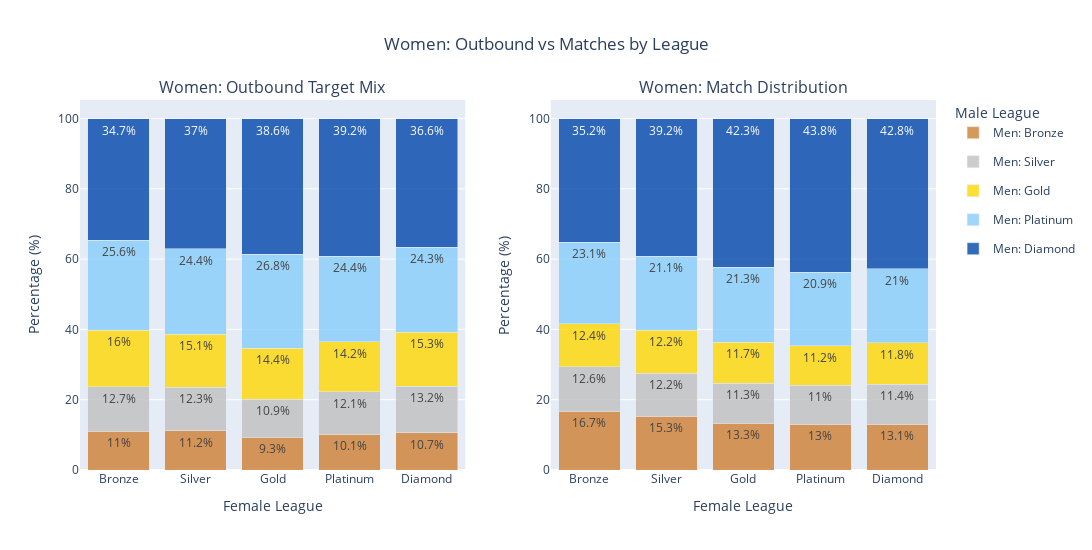
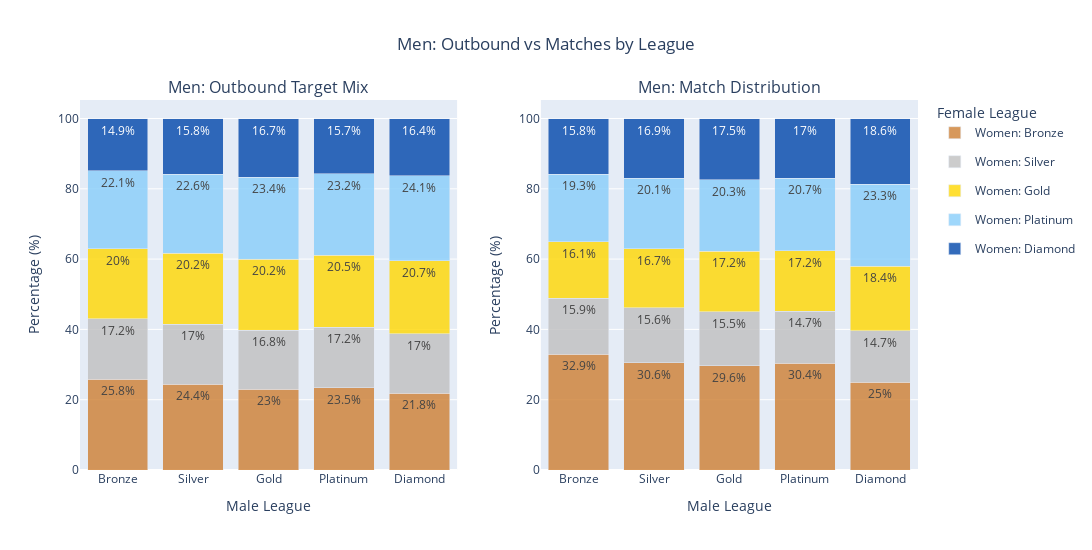

The cell these charts' notebook holds for them, in order:
### Code cell
# Build outbound target mix matrices for women and men using GPU-safe normalization

# Women outbound mix
outbound_counts_w = likes_f_to_m.groupby(['decider_league','other_league']).size().reset_index(name='cnt')
outbound_pivot_w = outbound_counts_w.pivot(index='decider_league', columns='other_league', values='cnt').fillna(0)
row_sums_w = outbound_pivot_w.sum(axis=1).replace(0, 1)
outbound_pct_w = (outbound_pivot_w.T.divide(row_sums_w, axis=1).T * 100).to_pandas().reindex(index=league_order, columns=league_order, fill_value=0)

# Men outbound mix
likes_m_to_f_out = likes_m_to_f  # already filtered male -> female likes
outbound_counts_m = likes_m_to_f_out.groupby(['decider_league','other_league']).size().reset_index(name='cnt')
outbound_pivot_m = outbound_counts_m.pivot(index='decider_league', columns='other_league', values='cnt').fillna(0)
row_sums_m = outbound_pivot_m.sum(axis=1).replace(0, 1)
outbound_pct_m = (outbound_pivot_m.T.divide(row_sums_m, axis=1).T * 100).to_pandas().reindex(index=league_order, columns=league_order, fill_value=0)

# Create side-by-side stacked bar charts comparing outbound vs matches
from plotly.subplots import make_subplots
import plotly.graph_objects as go

# Women: outbound (left) vs match distribution (right) - colored by male league
fig_w_compare = make_subplots(rows=1, cols=2, subplot_titles=(
    "Women: Outbound Target Mix", "Women: Match Distribution"
))

for m_league in league_order:
    color = league_colors[m_league]
    fig_w_compare.add_trace(
        go.Bar(name=f"Men: {m_league}", x=league_order, y=outbound_pct_w[m_league],
               marker_color=color, legendgroup=f"male-{m_league}",
               text=outbound_pct_w[m_league].round(1), texttemplate='%{text}%', textposition='inside'),
        row=1, col=1
    )
    fig_w_compare.add_trace(
        go.Bar(name=f"Men: {m_league}", x=league_order, y=women_match_pct[m_league],
               marker_color=color, legendgroup=f"male-{m_league}", showlegend=False,
               text=women_match_pct[m_league].round(1), texttemplate='%{text}%', textposition='inside'),
        row=1, col=2
    )

fig_w_compare.update_layout(barmode='stack', width=1100, height=550,
    title={
        'text': "Women: Outbound vs Matches by League",
        'x': 0.5,
        'xanchor': 'center'
    }, legend_title="Male League")
fig_w_compare.update_xaxes(title_text="Female League", row=1, col=1)
fig_w_compare.update_xaxes(title_text="Female League", row=1, col=2)
fig_w_compare.update_yaxes(title_text="Percentage (%)", row=1, col=1)
fig_w_compare.update_yaxes(title_text="Percentage (%)", row=1, col=2)
fig_w_compare.show()

# Men: outbound (left) vs match distribution (right) - colored by female league
fig_m_compare = make_subplots(rows=1, cols=2, subplot_titles=(
    "Men: Outbound Target Mix", "Men: Match Distribution"
))

for f_league in league_order:
    color = league_colors[f_league]
    fig_m_compare.add_trace(
        go.Bar(name=f"Women: {f_league}", x=league_order, y=outbound_pct_m[f_league],
               marker_color=color, legendgroup=f"female-{f_league}",
               text=outbound_pct_m[f_league].round(1), texttemplate='%{text}%', textposition='inside'),
        row=1, col=1
    )
    fig_m_compare.add_trace(
        go.Bar(name=f"Women: {f_league}", x=league_order, y=men_match_pct[f_league],
               marker_color=color, legendgroup=f"female-{f_league}", showlegend=False,
               text=men_match_pct[f_league].round(1), texttemplate='%{text}%', textposition='inside'),
        row=1, col=2
    )

fig_m_compare.update_layout(barmode='stack', width=1100, height=550,
    title={
        'text': "Men: Outbound vs Matches by League",
        'x': 0.5,
        'xanchor': 'center'
    }, legend_title="Female League")
fig_m_compare.update_xaxes(title_text="Male League", row=1, col=1)
fig_m_compare.update_xaxes(title_text="Male League", row=1, col=2)
fig_m_compare.update_yaxes(title_text="Percentage (%)", row=1, col=1)
fig_m_compare.update_yaxes(title_text="Percentage (%)", row=1, col=2)
fig_m_compare.show()

### Figure 1 — Plotly figure (JSON) as saved in the notebook; plotly's stock layout.template omitted (floating-point values rounded to 4 significant figures)
{"data": [{"legendgroup": "male-Bronze", "marker": {"color": "rgba(205, 127, 50, 0.8)"}, "name": "Men: Bronze", "text": [11.0, 11.2, 9.3, 10.1, 10.7], "textposition": "inside", "texttemplate": "%{text}%", "type": "bar", "x": ["Bronze", "Silver", "Gold", "Platinum", "Diamond"], "xaxis": "x", "y": [11.01, 11.17, 9.266, 10.12, 10.66], "yaxis": "y"}, {"legendgroup": "male-Bronze", "marker": {"color": "rgba(205, 127, 50, 0.8)"}, "name": "Men: Bronze", "showlegend": false, "text": [16.7, 15.3, 13.3, 13.0, 13.1], "textposition": "inside", "texttemplate": "%{text}%", "type": "bar", "x": ["Bronze", "Silver", "Gold", "Platinum", "Diamond"], "xaxis": "x2", "y": [16.7, 15.3, 13.33, 13.03, 13.05], "yaxis": "y2"}, {"legendgroup": "male-Silver", "marker": {"color": "rgba(192, 192, 192, 0.8)"}, "name": "Men: Silver", "text": [12.7, 12.3, 10.9, 12.1, 13.2], "textposition": "inside", "texttemplate": "%{text}%", "type": "bar", "x": ["Bronze", "Silver", "Gold", "Platinum", "Diamond"], "xaxis": "x", "y": [12.72, 12.35, 10.93, 12.13, 13.18], "yaxis": "y"}, {"legendgroup": "male-Silver", "marker": {"color": "rgba(192, 192, 192, 0.8)"}, "name": "Men: Silver", "showlegend": false, "text": [12.6, 12.2, 11.3, 11.0, 11.4], "textposition": "inside", "texttemplate": "%{text}%", "type": "bar", "x": ["Bronze", "Silver", "Gold", "Platinum", "Diamond"], "xaxis": "x2", "y": [12.61, 12.19, 11.28, 11.04, 11.36], "yaxis": "y2"}, {"legendgroup": "male-Gold", "marker": {"color": "rgba(255, 215, 0, 0.8)"}, "name": "Men: Gold", "text": [16.0, 15.1, 14.4, 14.2, 15.3], "textposition": "inside", "texttemplate": "%{text}%", "type": "bar", "x": ["Bronze", "Silver", "Gold", "Platinum", "Diamond"], "xaxis": "x", "y": [15.97, 15.11, 14.39, 14.23, 15.3], "yaxis": "y"}, {"legendgroup": "male-Gold", "marker": {"color": "rgba(255, 215, 0, 0.8)"}, "name": "Men: Gold", "showlegend": false, "text": [12.4, 12.2, 11.7, 11.2, 11.8], "textposition": "inside", "texttemplate": "%{text}%", "type": "bar", "x": ["Bronze", "Silver", "Gold", "Platinum", "Diamond"], "xaxis": "x2", "y": [12.35, 12.21, 11.72, 11.25, 11.84], "yaxis": "y2"}, {"legendgroup": "male-Platinum", "marker": {"color": "rgba(135, 206, 250, 0.8)"}, "name": "Men: Platinum", "text": [25.6, 24.4, 26.8, 24.4, 24.3], "textposition": "inside", "texttemplate": "%{text}%", "type": "bar", "x": ["Bronze", "Silver", "Gold", "Platinum", "Diamond"], "xaxis": "x", "y": [25.63, 24.36, 26.82, 24.36, 24.3], "yaxis": "y"}, {"legendgroup": "male-Platinum", "marker": {"color": "rgba(135, 206, 250, 0.8)"}, "name": "Men: Platinum", "showlegend": false, "text": [23.1, 21.1, 21.3, 20.9, 21.0], "textposition": "inside", "texttemplate": "%{text}%", "type": "bar", "x": ["Bronze", "Silver", "Gold", "Platinum", "Diamond"], "xaxis": "x2", "y": [23.11, 21.1, 21.34, 20.9, 20.97], "yaxis": "y2"}, {"legendgroup": "male-Diamond", "marker": {"color": "rgba(0, 71, 171, 0.8)"}, "name": "Men: Diamond", "text": [34.7, 37.0, 38.6, 39.2, 36.6], "textposition": "inside", "texttemplate": "%{text}%", "type": "bar", "x": ["Bronze", "Silver", "Gold", "Platinum", "Diamond"], "xaxis": "x", "y": [34.68, 37.02, 38.6, 39.15, 36.56], "yaxis": "y"}, {"legendgroup": "male-Diamond", "marker": {"color": "rgba(0, 71, 171, 0.8)"}, "name": "Men: Diamond", "showlegend": false, "text": [35.2, 39.2, 42.3, 43.8, 42.8], "textposition": "inside", "texttemplate": "%{text}%", "type": "bar", "x": ["Bronze", "Silver", "Gold", "Platinum", "Diamond"], "xaxis": "x2", "y": [35.22, 39.21, 42.33, 43.78, 42.78], "yaxis": "y2"}], "layout": {"annotations": [{"font": {"size": 16}, "showarrow": false, "text": "Women: Outbound Target Mix", "x": 0.225, "xanchor": "center", "xref": "paper", "y": 1, "yanchor": "bottom", "yref": "paper"}, {"font": {"size": 16}, "showarrow": false, "text": "Women: Match Distribution", "x": 0.775, "xanchor": "center", "xref": "paper", "y": 1, "yanchor": "bottom", "yref": "paper"}], "barmode": "stack", "height": 550, "legend": {"title": {"text": "Male League"}}, "title": {"text": "Women: Outbound vs Matches by League", "x": 0.5, "xanchor": "center"}, "width": 1100, "xaxis": {"anchor": "y", "domain": [0, 0.45], "title": {"text": "Female League"}}, "xaxis2": {"anchor": "y2", "domain": [0.55, 1], "title": {"text": "Female League"}}, "yaxis": {"anchor": "x", "domain": [0, 1], "title": {"text": "Percentage (%)"}}, "yaxis2": {"anchor": "x2", "domain": [0, 1], "title": {"text": "Percentage (%)"}}}}

### Figure 2 — Plotly figure (JSON) as saved in the notebook; plotly's stock layout.template omitted (floating-point values rounded to 4 significant figures)
{"data": [{"legendgroup": "female-Bronze", "marker": {"color": "rgba(205, 127, 50, 0.8)"}, "name": "Women: Bronze", "text": [25.8, 24.4, 23.0, 23.5, 21.8], "textposition": "inside", "texttemplate": "%{text}%", "type": "bar", "x": ["Bronze", "Silver", "Gold", "Platinum", "Diamond"], "xaxis": "x", "y": [25.83, 24.4, 22.96, 23.47, 21.77], "yaxis": "y"}, {"legendgroup": "female-Bronze", "marker": {"color": "rgba(205, 127, 50, 0.8)"}, "name": "Women: Bronze", "showlegend": false, "text": [32.9, 30.6, 29.6, 30.4, 25.0], "textposition": "inside", "texttemplate": "%{text}%", "type": "bar", "x": ["Bronze", "Silver", "Gold", "Platinum", "Diamond"], "xaxis": "x2", "y": [32.88, 30.56, 29.6, 30.43, 24.95], "yaxis": "y2"}, {"legendgroup": "female-Silver", "marker": {"color": "rgba(192, 192, 192, 0.8)"}, "name": "Women: Silver", "text": [17.2, 17.0, 16.8, 17.2, 17.0], "textposition": "inside", "texttemplate": "%{text}%", "type": "bar", "x": ["Bronze", "Silver", "Gold", "Platinum", "Diamond"], "xaxis": "x", "y": [17.17, 17.02, 16.79, 17.16, 17.02], "yaxis": "y"}, {"legendgroup": "female-Silver", "marker": {"color": "rgba(192, 192, 192, 0.8)"}, "name": "Women: Silver", "showlegend": false, "text": [15.9, 15.6, 15.5, 14.7, 14.7], "textposition": "inside", "texttemplate": "%{text}%", "type": "bar", "x": ["Bronze", "Silver", "Gold", "Platinum", "Diamond"], "xaxis": "x2", "y": [15.94, 15.62, 15.48, 14.69, 14.7], "yaxis": "y2"}, {"legendgroup": "female-Gold", "marker": {"color": "rgba(255, 215, 0, 0.8)"}, "name": "Women: Gold", "text": [20.0, 20.2, 20.2, 20.5, 20.7], "textposition": "inside", "texttemplate": "%{text}%", "type": "bar", "x": ["Bronze", "Silver", "Gold", "Platinum", "Diamond"], "xaxis": "x", "y": [19.97, 20.19, 20.2, 20.52, 20.74], "yaxis": "y"}, {"legendgroup": "female-Gold", "marker": {"color": "rgba(255, 215, 0, 0.8)"}, "name": "Women: Gold", "showlegend": false, "text": [16.1, 16.7, 17.2, 17.2, 18.4], "textposition": "inside", "texttemplate": "%{text}%", "type": "bar", "x": ["Bronze", "Silver", "Gold", "Platinum", "Diamond"], "xaxis": "x2", "y": [16.08, 16.74, 17.2, 17.21, 18.37], "yaxis": "y2"}, {"legendgroup": "female-Platinum", "marker": {"color": "rgba(135, 206, 250, 0.8)"}, "name": "Women: Platinum", "text": [22.1, 22.6, 23.4, 23.2, 24.1], "textposition": "inside", "texttemplate": "%{text}%", "type": "bar", "x": ["Bronze", "Silver", "Gold", "Platinum", "Diamond"], "xaxis": "x", "y": [22.13, 22.57, 23.35, 23.16, 24.12], "yaxis": "y"}, {"legendgroup": "female-Platinum", "marker": {"color": "rgba(135, 206, 250, 0.8)"}, "name": "Women: Platinum", "showlegend": false, "text": [19.3, 20.1, 20.3, 20.7, 23.3], "textposition": "inside", "texttemplate": "%{text}%", "type": "bar", "x": ["Bronze", "Silver", "Gold", "Platinum", "Diamond"], "xaxis": "x2", "y": [19.3, 20.14, 20.28, 20.7, 23.34], "yaxis": "y2"}, {"legendgroup": "female-Diamond", "marker": {"color": "rgba(0, 71, 171, 0.8)"}, "name": "Women: Diamond", "text": [14.9, 15.8, 16.7, 15.7, 16.4], "textposition": "inside", "texttemplate": "%{text}%", "type": "bar", "x": ["Bronze", "Silver", "Gold", "Platinum", "Diamond"], "xaxis": "x", "y": [14.9, 15.82, 16.7, 15.69, 16.35], "yaxis": "y"}, {"legendgroup": "female-Diamond", "marker": {"color": "rgba(0, 71, 171, 0.8)"}, "name": "Women: Diamond", "showlegend": false, "text": [15.8, 16.9, 17.5, 17.0, 18.6], "textposition": "inside", "texttemplate": "%{text}%", "type": "bar", "x": ["Bronze", "Silver", "Gold", "Platinum", "Diamond"], "xaxis": "x2", "y": [15.8, 16.94, 17.45, 16.97, 18.64], "yaxis": "y2"}], "layout": {"annotations": [{"font": {"size": 16}, "showarrow": false, "text": "Men: Outbound Target Mix", "x": 0.225, "xanchor": "center", "xref": "paper", "y": 1, "yanchor": "bottom", "yref": "paper"}, {"font": {"size": 16}, "showarrow": false, "text": "Men: Match Distribution", "x": 0.775, "xanchor": "center", "xref": "paper", "y": 1, "yanchor": "bottom", "yref": "paper"}], "barmode": "stack", "height": 550, "legend": {"title": {"text": "Female League"}}, "title": {"text": "Men: Outbound vs Matches by League", "x": 0.5, "xanchor": "center"}, "width": 1100, "xaxis": {"anchor": "y", "domain": [0, 0.45], "title": {"text": "Male League"}}, "xaxis2": {"anchor": "y2", "domain": [0.55, 1], "title": {"text": "Male League"}}, "yaxis": {"anchor": "x", "domain": [0, 1], "title": {"text": "Percentage (%)"}}, "yaxis2": {"anchor": "x2", "domain": [0, 1], "title": {"text": "Percentage (%)"}}}}
